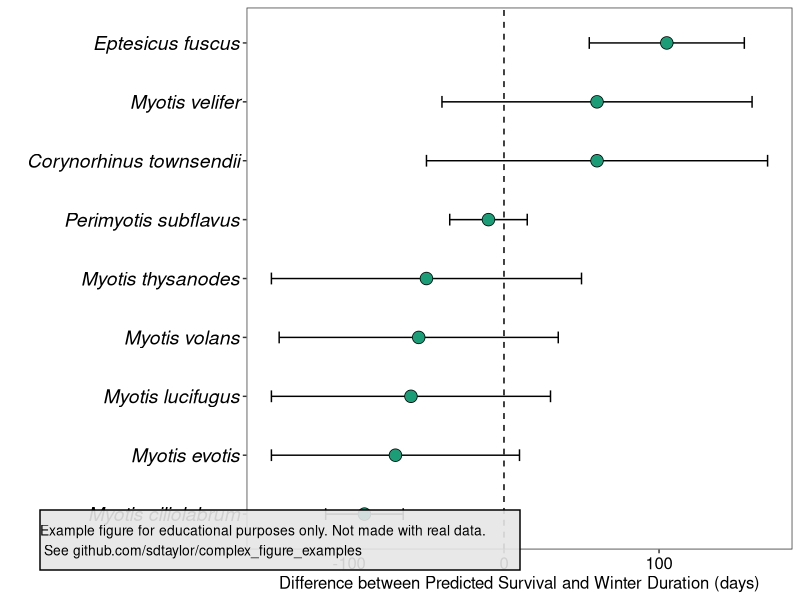

The R script that drew this image: (Note: this script raises an error after producing the figure.)
library(tidyverse)
library(cowplot)

#--------------
# This is a replication of Figure 2 from the following paper
# Haase, Catherine G., et al. 2020. "Body mass and hibernation microclimate may 
# predict bat susceptibility to white‐nose syndrome." Ecology and Evolution. 
# https://doi.org/10.1002/ece3.7070

# This figure uses simulated data and is not an exact copy. 
# It's meant for educational purposes only.  
#--------------

figure_data = tribble(
  ~species,                  ~survival, ~survival_sd,
  'Eptesicus fuscus',        105,       50,
  'Corynorhinus townsendii', 60,        110,
  'Myotis velifer',          60,        100,
  'Perimyotis subflavus',    -10,       25,
  'Myotis thysanodes',       -50,       100,
  'Myotis volans',           -55,       90,
  'Myotis lucifugus',        -60,       90,
  'Myotis evotis',           -70,       80,
  'Myotis ciliolabrum',      -90,       25
)

# Calculate low and high values for the error bars
figure_data = figure_data %>%
  mutate(survival_low  = survival - survival_sd,
         survival_high = survival + survival_sd)

# Make the y-axis a factor with order according to the survival (lowest to highest)
# note here the first position will be at the bottom (y = 0).
# If this is not done then the y-axis will be ordered alphabetically
figure_data$species = fct_reorder(figure_data$species, figure_data$survival)


final_figure = ggplot(figure_data, aes(y=species, x=survival)) + 
  geom_errorbarh(aes(xmin = survival_low, xmax=survival_high), height=0.2) +      # Put error bars first so the points get drawn on top.
  geom_point(size=4, shape=21, fill='#1b9e77', color='black', stroke=0.4) +       # the "21" shape is a point with an outer stroke. With this the fill arg becomes
  geom_vline(xintercept = 0, linetype='dashed') +                                 # the main color, and the color arg becomes the outer line color, and stroke the outer line width.
  theme_bw() +                                                                                
  theme(panel.grid = element_blank(),
        axis.title.x = element_text(size=12, color='black'),
        axis.text.x = element_text(size=12, color='black'),
        axis.text.y = element_text(size=14, color='black', face = 'italic')) +
  labs(x='Difference between Predicted Survival and Winter Duration (days)', y='')


#--------------
water_mark = 'Example figure for educational purposes only. Not made with real data.\n See github.com/sdtaylor/complex_figure_examples'

final_figure = ggdraw(final_figure) +
  geom_rect(data=data.frame(xmin=0.05,ymin=0.05), aes(xmin=xmin,ymin=ymin, xmax=xmin+0.6,ymax=ymin+0.1),alpha=0.9, fill='grey90', color='black') + 
  draw_text(water_mark, x=0.05, y=0.1, size=10, hjust = 0)

save_plot('./haase2020/haase2020_final.png', plot=final_figure, base_height = 5, base_width = 8)
